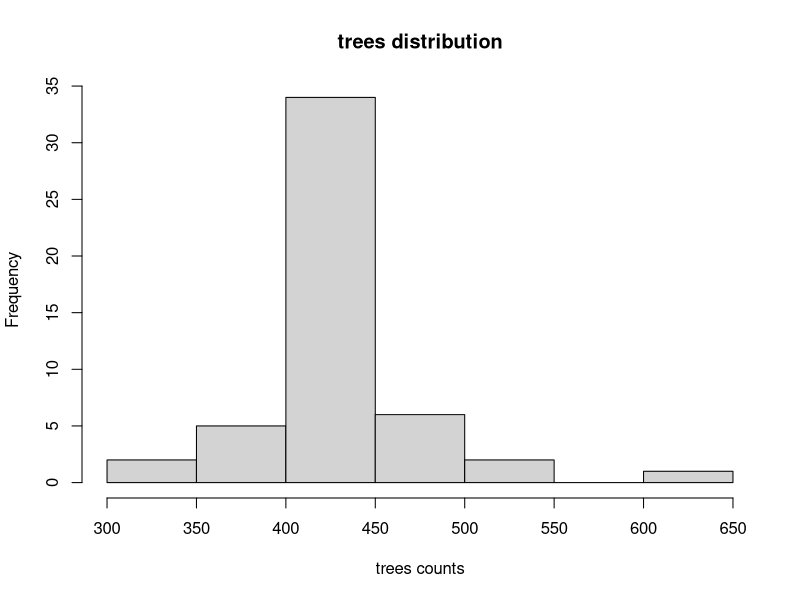
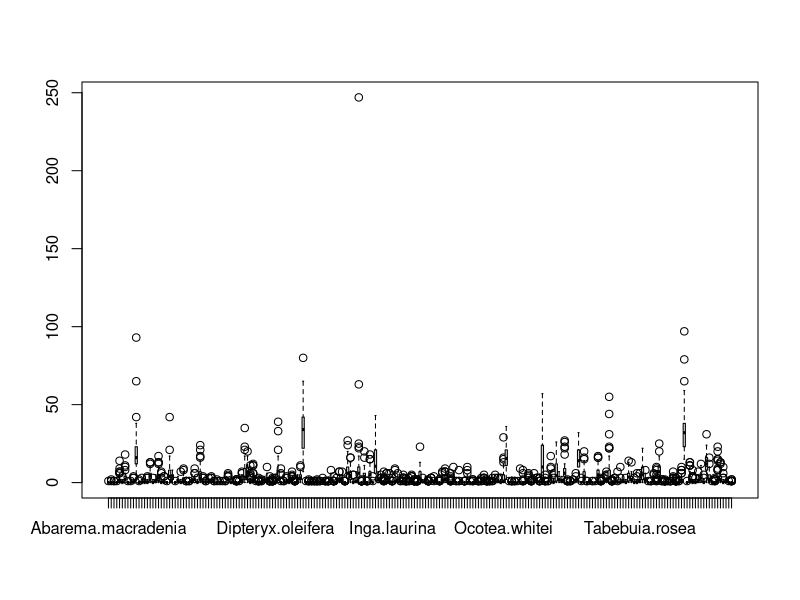
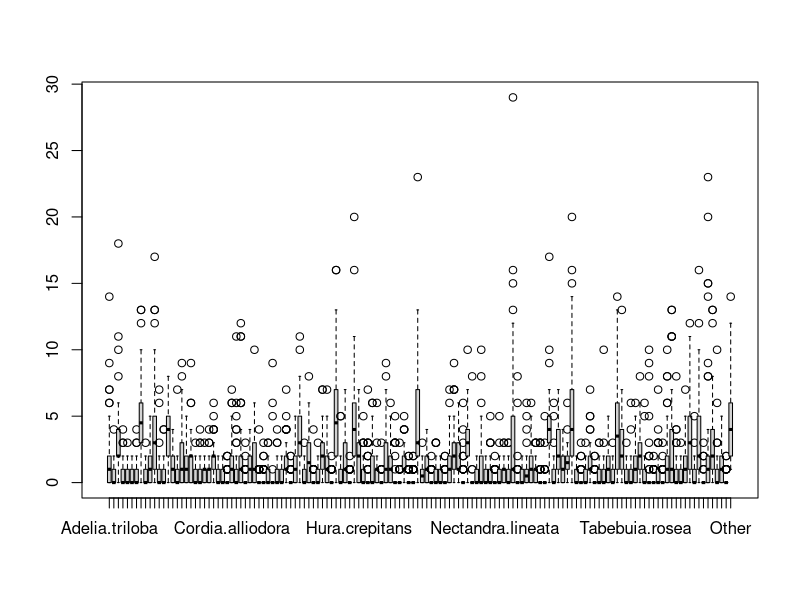
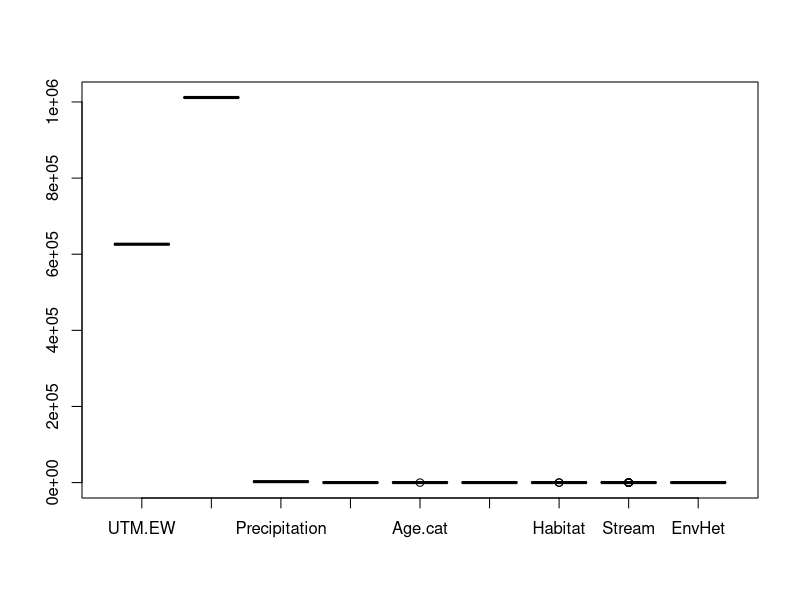
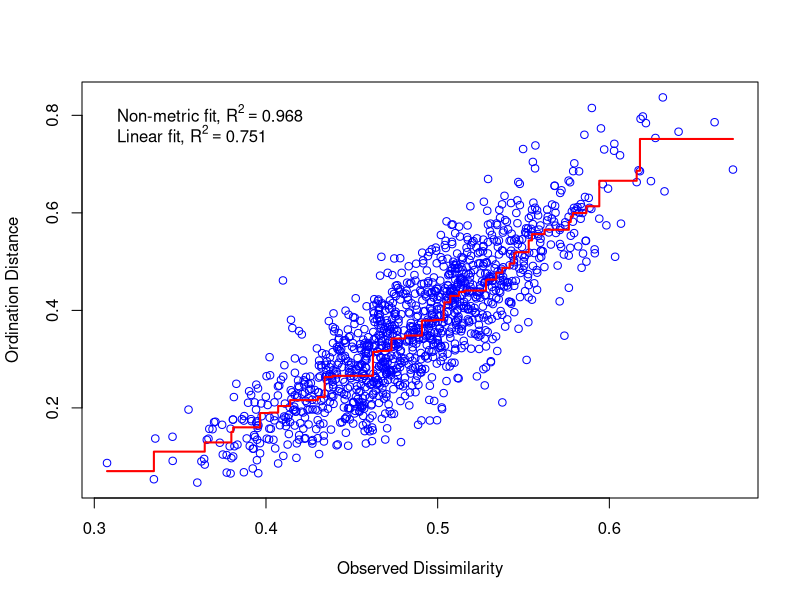
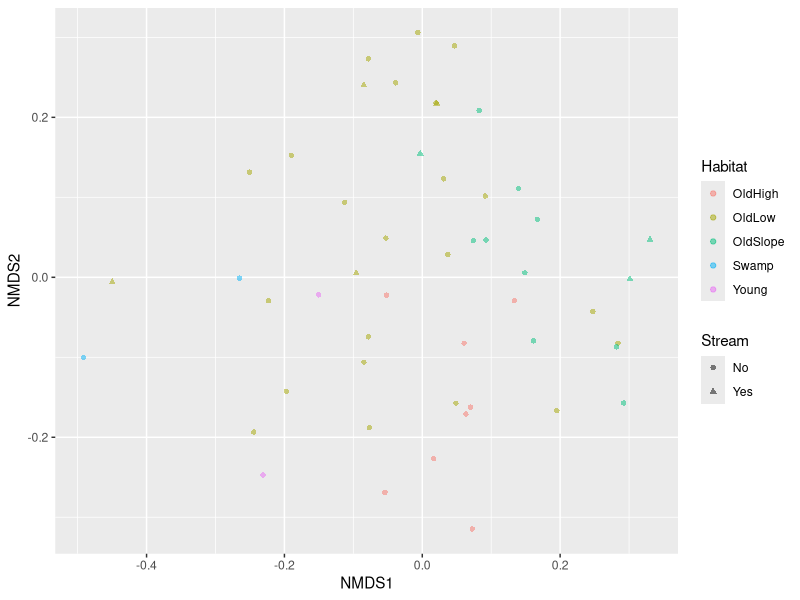
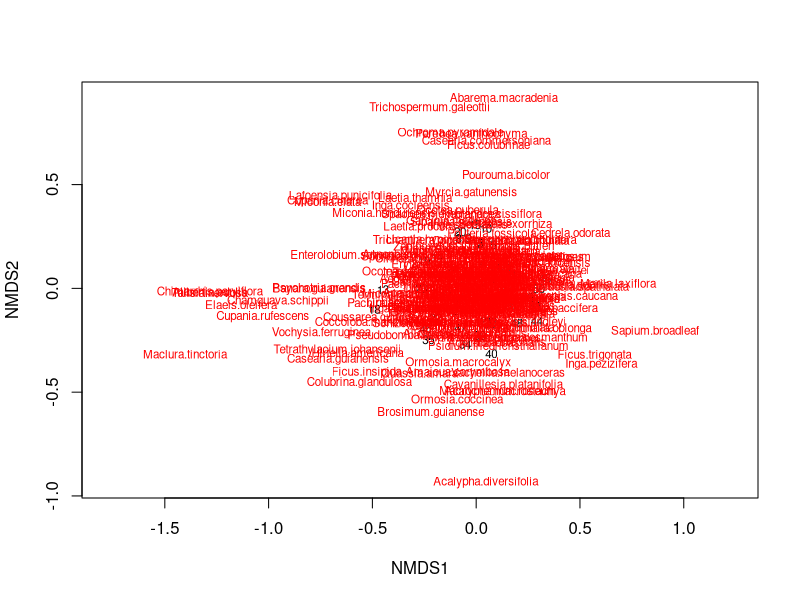
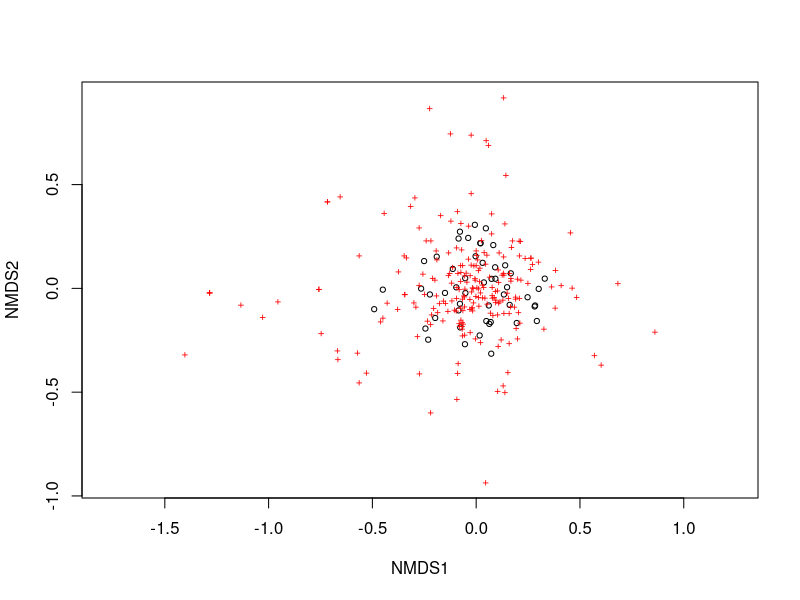

The R script that drew these images, in order:
## ---- chunk 1
#install.packages('tidyverse')
library(vegan)
library(dplyr)
library(ggplot2)
library(corrplot)
library(psych)
library(tidyverse)
data(BCI)
data(BCI.env)
## ---- chunk 2
sum(is.na(BCI))
sum(is.na(BCI.env))
## ---- chunk 3
describe(t(BCI))
## ---- chunk 4
sums <- colSums(BCI)
n = 10
column_names_less_than_n <- names(sums[sums < n])
column_names_less_than_n
## ---- chunk 5
names(sums[sums > 250])
## ---- chunk 6
species_richness <- specnumber(BCI)
species_richness
#sppr_aov <- aov(species_richness ~ Habitat, data = BCI.env)
#summary(sppr_aov)
## ---- chunk 7
rowSums(BCI) %>%  hist(xlab = "trees counts", main = "trees distribution")
## ---- chunk 8
column_names_more_than_n <- names(sums[sums >= n & sums < 250])
filtered <- BCI[, column_names_more_than_n]
filtered$Other <- rowSums(BCI[, column_names_less_than_n])
## ---- chunk 9
boxplot(BCI)
boxplot(filtered)
boxplot(BCI.env)
## ---- chunk 10
env <- BCI.env[, c("Habitat", "EnvHet", "Stream","UTM.EW","UTM.NS")]
## ---- chunk 11
mds <- metaMDS(BCI, dist = "bray", k = 3)
## ---- chunk 12
stressplot(mds)
## ---- chunk 13
sites <- data.frame(BCI.env, scores(mds, display = "sites"))
head(sites, 2)
## ---- chunk 14
species <- data.frame(scores(mds, display = "species"))
species$Species <- rownames(species)
head(species, 2)
## ---- chunk 15
# ggplot
gg_ord <- ggplot() +
  geom_point(data = sites, 
             aes(x = NMDS1, y = NMDS2, colour = Habitat, 
                 shape = Stream), alpha = 0.5)

gg_ord_sp <- gg_ord +
  geom_text(data = species, 
            aes(x = NMDS1, y = NMDS2, 
                label = Species))
gg_ord
## ---- chunk 16
ordiplot(mds, type = "text")
ordiplot(mds, type = "points")
## ---- chunk 17
#ef <- envfit(mds, env[, c("UTM.EW", "UTM.NS")])
ef <- envfit(mds, env)
ef$vectors
ef$factors
## ---- chunk 18
plot(mds, display = "sites")
plot(ef, p.max = 0.05)
## ---- chunk 19
plot(mds, type="n")
points(mds, display="sites", pch = c(1, 2, 3, 4, 5) [as.numeric(env$Habitat)],col = c("black", "red") [as.numeric(env$Stream)])
legend(
  "topright",
  legend = c(levels(env$Habitat)),
  pch = c(1, 2, 3 ,4 ,5),
  title = "Habitat"
)
legend(
  "topleft",
  legend = c(levels(env$Stream)),
  pch = 1,
  title = "Stream",
  col = c("black", "red")
)

legend(
  "bottomleft",
  paste0("stress = ",round(mds$stress, 3), cex = 1)
)
## ---- chunk 20
par(mfrow = c(1, 2))
os_UTM.EW <- ordisurf(mds, env$UTM.EW, method = "REML")
os_EnvHet <- ordisurf(mds, env$EnvHet, method = "REML")
#par(mfrow = c(1, 1))
## ---- chunk 21
os_Habitat <- ordisurf(mds, as.integer(factor(env$Habitat)), method = "REML", plot = FALSE)
plot(os_Habitat)
orditorp(mds,
    display = "species"
)

plot(os_UTM.EW)
orditorp(mds,
    display = "species"
)
## ---- chunk 22
summary(os_UTM.EW)

summary(os_Habitat)
